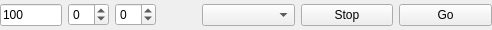
    <widget class="QFrame" name="fraScan">
     <property name="sizePolicy">
      <sizepolicy hsizetype="Preferred" vsizetype="Minimum">
       <horstretch>0</horstretch>
       <verstretch>0</verstretch>
      </sizepolicy>
     </property>
     <property name="maximumSize">
      <size>
       <width>16777215</width>
       <height>30</height>
      </size>
     </property>
     <property name="frameShape">
      <enum>QFrame::NoFrame</enum>
     </property>
     <property name="frameShadow">
      <enum>QFrame::Raised</enum>
     </property>
     <layout class="QHBoxLayout" name="horizontalLayout" stretch="2,1,1,0,3,3,3">
      <property name="leftMargin">
       <number>0</number>
      </property>
      <property name="topMargin">
       <number>2</number>
      </property>
      <property name="rightMargin">
       <number>0</number>
      </property>
      <property name="bottomMargin">
       <number>2</number>
      </property>
      <item>
       <widget class="QLineEdit" name="leNumSamples">
        <property name="sizePolicy">
         <sizepolicy hsizetype="Preferred" vsizetype="Fixed">
          <horstretch>0</horstretch>
          <verstretch>0</verstretch>
         </sizepolicy>
        </property>
        <property name="toolTip">
         <string>Samples per channel</string>
        </property>
        <property name="text">
         <string>100</string>
        </property>
       </widget>
      </item>
      <item>
       <widget class="QSpinBox" name="spnLowChan">
        <property name="toolTip">
         <string>Low channel</string>
        </property>
        <property name="minimum">
         <number>-1</number>
        </property>
        <property name="value">
         <number>0</number>
        </property>
       </widget>
      </item>
      <item>
       <widget class="QSpinBox" name="spnHighChan">
        <property name="toolTip">
         <string>High channel</string>
        </property>
        <property name="minimum">
         <number>-1</number>
        </property>
       </widget>
      </item>
      <item>
       <spacer name="horizontalSpacer">
        <property name="orientation">
         <enum>Qt::Horizontal</enum>
        </property>
        <property name="sizeHint" stdset="0">
         <size>
          <width>40</width>
          <height>20</height>
         </size>
        </property>
       </spacer>
      </item>
      <item>
       <widget class="QComboBox" name="cmbReadReg"/>
      </item>
      <item>
       <widget class="QPushButton" name="cmdStop">
        <property name="text">
         <string>Stop</string>
        </property>
       </widget>
      </item>
      <item>
       <widget class="QPushButton" name="cmdGo">
        <property name="text">
         <string>Go</string>
        </property>
       </widget>
      </item>
     </layout>
    </widget>
